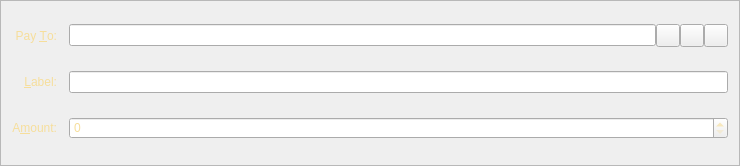
<?xml version="1.0" encoding="UTF-8"?>
<ui version="4.0">
 <class>SendCoinsEntry</class>
 <widget class="QFrame" name="SendCoinsEntry">
  <property name="geometry">
   <rect>
    <x>0</x>
    <y>0</y>
    <width>740</width>
    <height>166</height>
   </rect>
  </property>
  <property name="windowTitle">
   <string>Form</string>
  </property>
  <property name="styleSheet">
   <string notr="true">background-image: url(:/images/bg2);
color: rgb(246, 222, 155);</string>
  </property>
  <property name="frameShape">
   <enum>QFrame::StyledPanel</enum>
  </property>
  <property name="frameShadow">
   <enum>QFrame::Sunken</enum>
  </property>
  <layout class="QGridLayout" name="gridLayout">
   <property name="spacing">
    <number>12</number>
   </property>
   <item row="5" column="0">
    <widget class="QLabel" name="label">
     <property name="text">
      <string>A&amp;mount:</string>
     </property>
     <property name="alignment">
      <set>Qt::AlignRight|Qt::AlignTrailing|Qt::AlignVCenter</set>
     </property>
     <property name="buddy">
      <cstring>payAmount</cstring>
     </property>
    </widget>
   </item>
   <item row="3" column="0">
    <widget class="QLabel" name="label_2">
     <property name="text">
      <string>Pay &amp;To:</string>
     </property>
     <property name="alignment">
      <set>Qt::AlignRight|Qt::AlignTrailing|Qt::AlignVCenter</set>
     </property>
     <property name="buddy">
      <cstring>payTo</cstring>
     </property>
    </widget>
   </item>
   <item row="5" column="1">
    <widget class="BitcoinAmountField" name="payAmount"/>
   </item>
   <item row="4" column="1">
    <layout class="QHBoxLayout" name="horizontalLayout_2">
     <property name="spacing">
      <number>0</number>
     </property>
     <item>
      <widget class="QValidatedLineEdit" name="addAsLabel">
       <property name="enabled">
        <bool>true</bool>
       </property>
       <property name="toolTip">
        <string>Enter a label for this address to add it to your address book</string>
       </property>
      </widget>
     </item>
    </layout>
   </item>
   <item row="4" column="0">
    <widget class="QLabel" name="label_4">
     <property name="text">
      <string>&amp;Label:</string>
     </property>
     <property name="alignment">
      <set>Qt::AlignRight|Qt::AlignTrailing|Qt::AlignVCenter</set>
     </property>
     <property name="buddy">
      <cstring>addAsLabel</cstring>
     </property>
    </widget>
   </item>
   <item row="3" column="1">
    <layout class="QHBoxLayout" name="payToLayout">
     <property name="spacing">
      <number>0</number>
     </property>
     <item>
      <widget class="QValidatedLineEdit" name="payTo">
       <property name="toolTip">
        <string>The address to send the payment to  (e.g. B8gZqgY4r2RoEdqYk3QsAqFckyf9pRHN6i)</string>
       </property>
       <property name="maxLength">
        <number>34</number>
       </property>
      </widget>
     </item>
     <item>
      <widget class="QToolButton" name="addressBookButton">
       <property name="toolTip">
        <string>Choose address from address book</string>
       </property>
       <property name="text">
        <string/>
       </property>
       <property name="icon">
        <iconset resource="../bitcoin.qrc">
         <normaloff>:/icons/address-book</normaloff>:/icons/address-book</iconset>
       </property>
       <property name="shortcut">
        <string>Alt+A</string>
       </property>
      </widget>
     </item>
     <item>
      <widget class="QToolButton" name="pasteButton">
       <property name="toolTip">
        <string>Paste address from clipboard</string>
       </property>
       <property name="text">
        <string/>
       </property>
       <property name="icon">
        <iconset resource="../bitcoin.qrc">
         <normaloff>:/icons/editpaste</normaloff>:/icons/editpaste</iconset>
       </property>
       <property name="shortcut">
        <string>Alt+P</string>
       </property>
      </widget>
     </item>
     <item>
      <widget class="QToolButton" name="deleteButton">
       <property name="toolTip">
        <string>Remove this recipient</string>
       </property>
       <property name="text">
        <string/>
       </property>
       <property name="icon">
        <iconset resource="../bitcoin.qrc">
         <normaloff>:/icons/remove</normaloff>:/icons/remove</iconset>
       </property>
      </widget>
     </item>
    </layout>
   </item>
  </layout>
 </widget>
 <customwidgets>
  <customwidget>
   <class>BitcoinAmountField</class>
   <extends>QSpinBox</extends>
   <header>bitcoinamountfield.h</header>
   <container>1</container>
  </customwidget>
  <customwidget>
   <class>QValidatedLineEdit</class>
   <extends>QLineEdit</extends>
   <header>qvalidatedlineedit.h</header>
  </customwidget>
 </customwidgets>
 <resources>
  <include location="../bitcoin.qrc"/>
 </resources>
 <connections/>
</ui>
